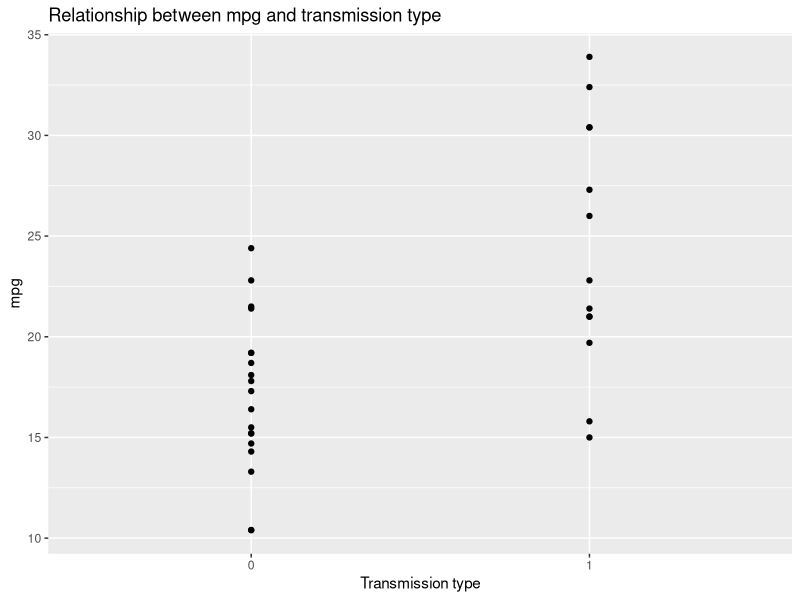
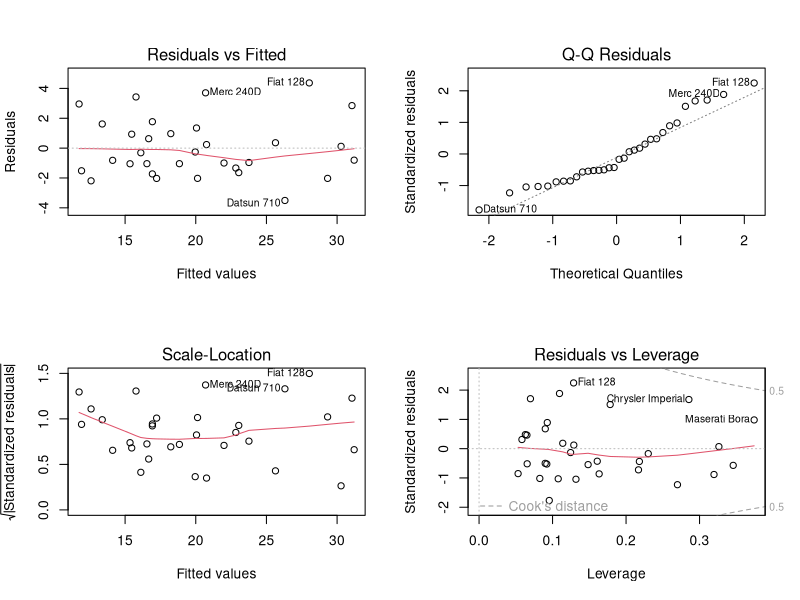

Reproduce these figures in R, in order.
## ---- chunk 1
knitr::opts_chunk$set(echo = TRUE)
## ---- chunk 2
library(dplyr)
library(ggplot2)
data(mtcars)
## ---- chunk 3
tidy.data <- mtcars %>% mutate(cyl = as.factor(cyl),
                               vs = as.factor(vs), 
                               am = as.factor(am),
                               gear = as.factor(gear),
                               carb = as.factor(carb))
## ---- chunk 4
fit1 <- lm(mpg ~ am, data = tidy.data)
fit2 <- update(fit1, mpg ~ am + wt)
fit3 <- update(fit1, mpg ~ am + wt + qsec)
fit4 <- update(fit1, mpg ~ am + wt + qsec + cyl)
anova(fit1, fit2, fit3, fit4)
## ---- chunk 5
fit4 <- update(fit1, mpg ~ am + wt + qsec + am * wt)
fit5 <- update(fit1, mpg ~ am + wt + qsec + am * wt + am * qsec)
anova(fit3, fit4, fit5)
## ---- chunk 6
fit <- lm(mpg ~ am + wt + qsec + am * wt - 1, data = tidy.data)
modelCoef <- round(summary(fit)$coef, 3)
modelCoef
## ---- chunk 7
wt.interval.auto <- modelCoef[3,1] + c(-1,1) * qt(.975, df = fit$df) * modelCoef[3,2]

wt.manual.coef <- modelCoef[3,1] + modelCoef[5,1]
wt.manual.std <- abs(modelCoef[3,2]) + abs(modelCoef[5,2])
wt.interval.manual <- wt.manual.coef + c(-1,1) * qt(.975, df = fit$df) * wt.manual.std
## ---- chunk 8
str(mtcars)
## ---- chunk 9
ggplot(tidy.data, aes(y = mpg, x = am)) +
  geom_point() +
  labs(title="Relationship between mpg and transmission type",
       x ="Transmission type", y = "mpg")
## ---- chunk 10
fit1 <- lm(mpg ~ am, data = tidy.data)
fit2 <- update(fit1, mpg ~ am + wt)
fit3 <- update(fit1, mpg ~ am + wt + qsec)
fit4 <- update(fit1, mpg ~ am + wt + qsec + cyl)
anova(fit1, fit2, fit3, fit4)
## ---- chunk 11
fit4 <- update(fit1, mpg ~ am + wt + qsec + am * wt)
fit5 <- update(fit1, mpg ~ am + wt + qsec + am * wt + am *qsec)
anova(fit3, fit4, fit5)
## ---- chunk 12
summary(fit4)$coef
## ---- chunk 13
par(mfrow=c(2,2))
plot(fit)
